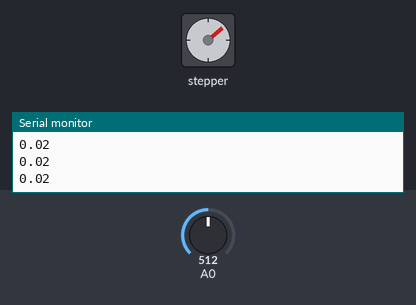
A sketch run on a simulated Arduino Uno, built with avr-gcc and run on an emulated ATmega328P. On the bench: stepper motor, the last lines printed to the serial monitor. The test bench sets the inputs (shaded band); at power-on: A0 = 512. Stepper angles assume 4096 steps per turn.

Above: at 1.2 s.
1.3 s: A0 set to 0
At 2.84 s:
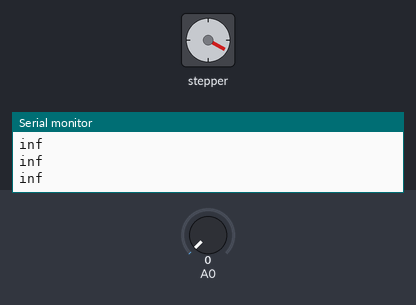
At 3.33 s:
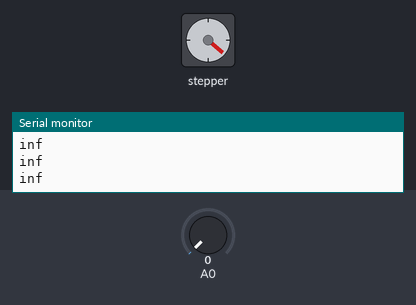
Timing chart, 0 to 19.3 s (numbered marks = the images above; inputs shaded):
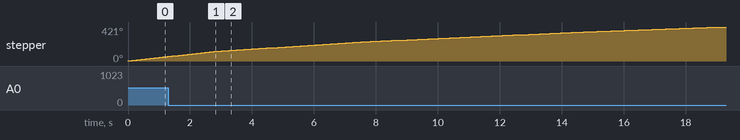

The sketch:

sketch_oct07b.ino
```cpp
#include <CheapStepper.h>
#include <math.h>
float r= 0, coeff = 29.988, power = -1.173;
CheapStepper motor(8, 9, 10, 11);
void setup() {
  // put your setup code here, to run once:
  pinMode(A0,INPUT);
  motor.setRpm(50);
  Serial.begin(115200);
}
int t = 50, x=0;
void loop() {
  // put your main code here, to run repeatedly:
  motor.moveDegreesCW(3);
  x++;
  if(x%40 == 0) { t += 50; }
  float v = analogRead(A0);
  r = coeff*(pow(v, power));
  Serial.println(r);
  delay(t);
}
```
